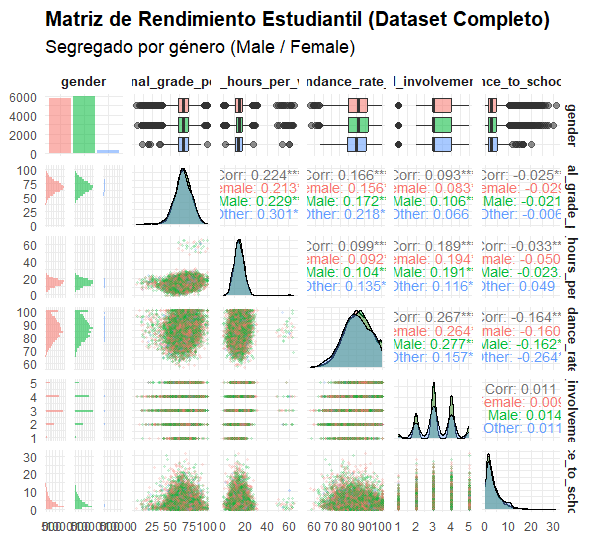

Source code (R):
# Apagar warnings

oldw <- getOption("warn")
options(warn = -1)

# Carga datos
dataset <- read.csv("C:/Users/Didac/Desktop/MÁSTER UOC/Viz2/PEC 2/datasetmatrix.csv")

# Carga librerías
suppressMessages(library(tidyverse))
suppressMessages(library(GGally))

# Seleccionar las variables
df_matrix <- dataset %>%
  select(
    gender,
    final_grade_pct,
    study_hours_per_week,
    attendance_rate_pct,
    parental_involvement_score,  
    distance_to_school_km        
  ) %>%
  mutate(gender = as.factor(gender))

# Matrix Plot
ggpairs(
  df_matrix,
  aes(color = gender, alpha = 0.15),
  upper = list(continuous = wrap("cor", size = 3)), 
  lower = list(continuous = wrap("points", size = 0.4, alpha = 0.15)), 
  diag = list(continuous = wrap("densityDiag", alpha = 0.4)) 
) +
  theme_minimal() +
  labs(
    title = "Matriz de Rendimiento Estudiantil (Dataset Completo)",
    subtitle = "Segregado por género (Male / Female)"
  ) +
  theme(
    plot.title = element_text(face = "bold", size = 12),
    axis.text = element_text(size = 7),
    strip.text = element_text(size = 8, face = "bold") 
  )

# Encender warnings
options(warn = oldw)
